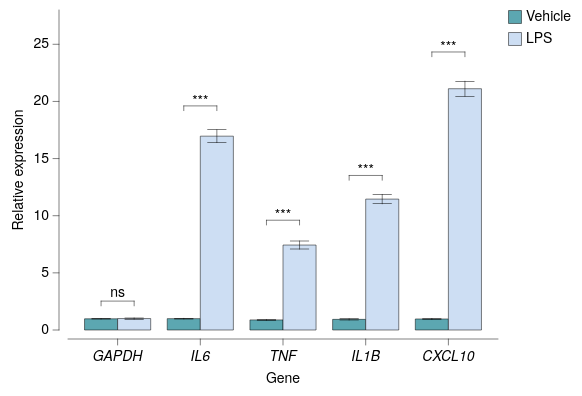

Describe this chart as a Vega-Lite specification.
### Vega-Lite specification from a JSON file in a GitHub repository (floating-point values rounded to 4 significant figures)
{"background": null, "config": {"arc": {"fill": "#DBDBDB", "fillOpacity": 1.0, "innerRadius": 40.0, "padAngle": 0.03, "stroke": "black", "strokeOpacity": 1, "strokeWidth": 0.25}, "area": {"fill": "#DBDBDB", "fillOpacity": 1.0, "stroke": "black", "strokeOpacity": 1, "strokeWidth": 0.25}, "axis": {"domain": true, "domainCap": "round", "domainColor": "black", "domainWidth": 0.25, "grid": false, "gridCap": "round", "gridColor": "#F1F1F1", "gridDash": [0, 0], "gridOpacity": 1.0, "gridWidth": 0.25, "labelColor": "black", "labelFont": "Helvetica Neue, HelveticaNeue, Helvetica, Arial, sans-serif", "labelFontSize": 7, "labelFontStyle": "normal", "labelFontWeight": 400, "offset": 4.5, "ticks": true, "tickCap": "round", "tickColor": "black", "tickRound": false, "tickSize": 3, "tickWidth": 0.25, "titleColor": "black", "titleFont": "Helvetica Neue, HelveticaNeue, Helvetica, Arial, sans-serif", "titleFontSize": 7, "titleFontStyle": "normal", "titleFontWeight": 400}, "axisX": {"domain": true, "labelAlign": "center", "labelAngle": 0, "labels": true, "ticks": true, "translate": 0}, "axisY": {"domain": true, "labelAlign": "right", "labelAngle": 0, "labels": true, "ticks": true, "translate": 0}, "axisRight": {"domain": true, "labelAlign": "left", "labelAngle": 0, "labels": true, "ticks": true, "translate": 0}, "axisTop": {"domain": true, "labelAlign": "center", "labelAngle": 0, "labels": true, "ticks": true, "translate": 0}, "axisBand": {"tickOffset": 0}, "bar": {"fill": "#DBDBDB", "fillOpacity": 1.0, "stroke": "black", "strokeOpacity": 1, "strokeWidth": 0.25}, "boxplot": {"size": 14.4, "ticks": {"cornerRadius": 0.25, "fill": "black", "opacity": 1, "size": 7.2, "thickness": 0.25}, "box": {"fillOpacity": 1.0, "stroke": "black", "strokeOpacity": 1, "strokeWidth": 0.25}, "median": {"cornerRadius": 0, "fill": "black", "fillOpacity": 1.0, "opacity": 1, "size": 14.4, "thickness": 0.25}, "rule": {"fill": "black", "fillOpacity": 1.0, "size": 16.0, "stroke": "black", "strokeDash": [0, 0], "strokeOpacity": 1, "strokeWidth": 0.25}, "outliers": {"color": "black", "fill": "black", "fillOpacity": 1.0, "size": 0, "stroke": "black", "strokeOpacity": 1, "strokeWidth": 0.25}}, "circle": {"fill": "black", "fillOpacity": 1.0, "size": 2.0, "stroke": null, "strokeOpacity": 1, "strokeWidth": 0.25}, "errorband": {"band": {"fillOpacity": 0.6, "stroke": null, "strokeWidth": 0.25, "strokeOpacity": 1}, "borders": {"opacity": 0, "strokeOpacity": 0.25, "strokeWidth": 1}}, "errorbar": {"opacity": 1, "rule": {"strokeDash": [0, 0], "strokeWidth": 0.25}, "ticks": {"color": "black", "cornerRadius": 0.125, "opacity": 1, "size": 9.6, "thickness": 0.25}, "thickness": 0.25}, "font": "Helvetica Neue, HelveticaNeue, Helvetica, Arial, sans-serif", "geoshape": {"fill": "#DBDBDB", "fillOpacity": 1.0, "stroke": "black", "strokeOpacity": 1, "strokeWidth": 0.25}, "header": {"labelColor": "black", "labelFont": "Helvetica Neue, HelveticaNeue, Helvetica, Arial, sans-serif", "labelFontSize": 7, "labelFontStyle": "normal", "labelFontWeight": 400, "titleColor": "black", "titleFont": "Helvetica Neue, HelveticaNeue, Helvetica, Arial, sans-serif", "titleFontSize": 7, "titleFontStyle": "normal", "titleFontWeight": 400, "titlePadding": 0}, "legend": {"disable": false, "offset": 4.5, "titlePadding": 4, "labelOffset": 2, "gradientLabelOffset": 2, "gradientLength": 80.0, "gradientThickness": 8.0, "gradientOpacity": 1.0, "gradientStrokeColor": "black", "gradientStrokeWidth": 0.25, "labelColor": "black", "labelFont": "Helvetica Neue, HelveticaNeue, Helvetica, Arial, sans-serif", "labelFontSize": 7, "labelFontStyle": "normal", "labelFontWeight": 400, "strokeColor": "black", "strokeWidth": 0, "symbolSize": 42, "symbolStrokeColor": "black", "symbolStrokeWidth": 0.25, "titleColor": "black", "titleFont": "Helvetica Neue, HelveticaNeue, Helvetica, Arial, sans-serif", "titleFontSize": 7, "titleFontStyle": "normal", "titleFontWeight": 400}, "line": {"color": "black", "stroke": "black", "strokeCap": "round", "strokeDash": [0, 0], "strokeOpacity": 1, "strokeWidth": 0.375}, "point": {"filled": true, "fill": "#DBDBDB", "fillOpacity": 1.0, "size": 8.0, "stroke": "black", "strokeOpacity": 1, "strokeWidth": 0.25}, "range": {"category": ["#5CA7B1", "#CDDEF3", "#B7B3E4", "#B3DAB5", "#F5E1B3", "#3D727B", "#8AA8D2", "#867DAC", "#80A988", "#CBB17A", "#204148", "#59719A", "#584C77", "#507B5F", "#9D824D"], "diverging": {"scheme": ["#C35082", "#CE6D94", "#D989A7", "#E2A4BA", "#EABFCE", "#F1DBE2", "#F6F6F6", "#D7E0EB", "#B9CBE0", "#9BB6D5", "#7DA1C9", "#5F8CBD", "#4177B1"]}, "heatmap": {"scheme": ["#32022B", "#43044D", "#4C196E", "#4D338C", "#484DA6", "#3A68BB", "#1D83CA", "#1D9CCB", "#23B5C9", "#28CDC5", "#4DE0B4", "#91EE9F"]}, "ordinal": {"scheme": ["#F1F1F1", "#DBDBDB", "#C6C6C6", "#B2B2B2", "#9D9D9D", "#898989", "#767676", "#636363", "#515151", "#404040", "#2F2F2F", "#1F1F1F"]}, "ramp": {"scheme": ["#32022B", "#43044D", "#4C196E", "#4D338C", "#484DA6", "#3A68BB", "#1D83CA", "#1D9CCB", "#23B5C9", "#28CDC5", "#4DE0B4", "#91EE9F"]}}, "rule": {"color": "black", "stroke": "black", "strokeCap": "round", "strokeDash": [2, 2], "strokeOpacity": 1, "strokeWidth": 0.25}, "scale": {"bandPaddingInner": 0.1, "bandPaddingOuter": 0.1, "round": false}, "rect": {"fill": "#DBDBDB", "fillOpacity": 1.0, "stroke": "black", "strokeOpacity": 1, "strokeWidth": 0.25}, "square": {"fill": "#DBDBDB", "fillOpacity": 1.0, "size": 16.0, "stroke": "black", "strokeOpacity": 1, "strokeWidth": 0.25}, "text": {"color": "black", "font": "Helvetica Neue, HelveticaNeue, Helvetica, Arial, sans-serif", "fontSize": 7, "fontStyle": "normal", "fontWeight": 400}, "tick": {"color": "black", "cornerRadius": 0.125, "opacity": 1.0, "size": 14.4, "thickness": 0.25}, "title": {"anchor": "middle", "frame": "group", "color": "black", "font": "Helvetica Neue, HelveticaNeue, Helvetica, Arial, sans-serif", "fontSize": 7, "fontStyle": "normal", "fontWeight": 400, "subtitleColor": "black", "subtitleFont": "Helvetica Neue, HelveticaNeue, Helvetica, Arial, sans-serif", "subtitleFontSize": "Helvetica Neue, HelveticaNeue, Helvetica, Arial, sans-serif", "subtitleFontStyle": "normal", "subtitleFontWeight": 400}, "trail": {"color": "black", "opacity": 1, "size": 0.375}, "view": {"continuousWidth": 215, "continuousHeight": 160, "discreteWidth": 215, "discreteHeight": 160, "fill": null, "stroke": null, "strokeWidth": 0.25}}, "layer": [{"mark": {"type": "bar"}, "encoding": {"color": {"field": "condition", "sort": ["Vehicle", "LPS"], "title": null, "type": "nominal"}, "x": {"axis": {"labelFontStyle": "italic"}, "field": "gene", "sort": ["GAPDH", "IL6", "TNF", "IL1B", "CXCL10"], "title": "Gene", "type": "nominal"}, "xOffset": {"field": "condition", "sort": ["Vehicle", "LPS"], "type": "nominal"}, "y": {"aggregate": "mean", "field": "expr", "scale": {"domain": [0, 27]}, "title": "Relative expression", "type": "quantitative"}}}, {"mark": {"type": "errorbar", "extent": "stderr"}, "encoding": {"x": {"axis": {"labelFontStyle": "italic"}, "field": "gene", "sort": ["GAPDH", "IL6", "TNF", "IL1B", "CXCL10"], "title": "Gene", "type": "nominal"}, "xOffset": {"field": "condition", "sort": ["Vehicle", "LPS"], "type": "nominal"}, "y": {"field": "expr", "title": "", "type": "quantitative"}}}, {"layer": [{"layer": [{"data": {"values": [{"gene": "GAPDH", "condition": "Vehicle", "__y": 2.529, "__dysonsphere__": 1}, {"gene": "GAPDH", "condition": "LPS", "__y": 2.529, "__dysonsphere__": 1}]}, "mark": {"type": "line", "strokeCap": "round", "strokeDash": [0, 0], "strokeWidth": 0.25}, "encoding": {"x": {"field": "gene", "sort": ["GAPDH", "IL6", "TNF", "IL1B", "CXCL10"], "type": "nominal"}, "xOffset": {"field": "condition", "sort": ["Vehicle", "LPS"], "type": "nominal"}, "y": {"field": "__y", "type": "quantitative"}}}, {"data": {"values": [{"gene": "GAPDH", "condition": "Vehicle", "__y": 2.529, "__y2": 2.113, "__dysonsphere__": 1}, {"gene": "GAPDH", "condition": "LPS", "__y": 2.529, "__y2": 2.113, "__dysonsphere__": 1}]}, "mark": {"type": "rule", "strokeCap": "round", "strokeDash": [0, 0], "strokeWidth": 0.25}, "encoding": {"x": {"field": "gene", "sort": ["GAPDH", "IL6", "TNF", "IL1B", "CXCL10"], "type": "nominal"}, "xOffset": {"field": "condition", "sort": ["Vehicle", "LPS"], "type": "nominal"}, "y": {"field": "__y", "type": "quantitative"}, "y2": {"field": "__y2"}}}, {"data": {"values": [{"gene": "GAPDH", "__y": 2.529, "__label": "ns", "__dysonsphere__": 1}]}, "mark": {"type": "text", "align": "center", "dy": -4, "fontSize": 7}, "encoding": {"text": {"field": "__label", "type": "nominal"}, "x": {"field": "gene", "sort": ["GAPDH", "IL6", "TNF", "IL1B", "CXCL10"], "type": "nominal"}, "y": {"field": "__y", "type": "quantitative"}}}]}, {"layer": [{"data": {"values": [{"gene": "IL6", "condition": "Vehicle", "__y": 19.61, "__dysonsphere__": 1}, {"gene": "IL6", "condition": "LPS", "__y": 19.61, "__dysonsphere__": 1}]}, "mark": {"type": "line", "strokeCap": "round", "strokeDash": [0, 0], "strokeWidth": 0.25}, "encoding": {"x": {"field": "gene", "sort": ["GAPDH", "IL6", "TNF", "IL1B", "CXCL10"], "type": "nominal"}, "xOffset": {"field": "condition", "sort": ["Vehicle", "LPS"], "type": "nominal"}, "y": {"field": "__y", "type": "quantitative"}}}, {"data": {"values": [{"gene": "IL6", "condition": "Vehicle", "__y": 19.61, "__y2": 19.19, "__dysonsphere__": 1}, {"gene": "IL6", "condition": "LPS", "__y": 19.61, "__y2": 19.19, "__dysonsphere__": 1}]}, "mark": {"type": "rule", "strokeCap": "round", "strokeDash": [0, 0], "strokeWidth": 0.25}, "encoding": {"x": {"field": "gene", "sort": ["GAPDH", "IL6", "TNF", "IL1B", "CXCL10"], "type": "nominal"}, "xOffset": {"field": "condition", "sort": ["Vehicle", "LPS"], "type": "nominal"}, "y": {"field": "__y", "type": "quantitative"}, "y2": {"field": "__y2"}}}, {"data": {"values": [{"gene": "IL6", "__y": 19.61, "__label": "***", "__dysonsphere__": 1}]}, "mark": {"type": "text", "align": "center", "dy": -2, "fontSize": 7}, "encoding": {"text": {"field": "__label", "type": "nominal"}, "x": {"field": "gene", "sort": ["GAPDH", "IL6", "TNF", "IL1B", "CXCL10"], "type": "nominal"}, "y": {"field": "__y", "type": "quantitative"}}}]}, {"layer": [{"data": {"values": [{"gene": "TNF", "condition": "Vehicle", "__y": 9.605, "__dysonsphere__": 1}, {"gene": "TNF", "condition": "LPS", "__y": 9.605, "__dysonsphere__": 1}]}, "mark": {"type": "line", "strokeCap": "round", "strokeDash": [0, 0], "strokeWidth": 0.25}, "encoding": {"x": {"field": "gene", "sort": ["GAPDH", "IL6", "TNF", "IL1B", "CXCL10"], "type": "nominal"}, "xOffset": {"field": "condition", "sort": ["Vehicle", "LPS"], "type": "nominal"}, "y": {"field": "__y", "type": "quantitative"}}}, {"data": {"values": [{"gene": "TNF", "condition": "Vehicle", "__y": 9.605, "__y2": 9.19, "__dysonsphere__": 1}, {"gene": "TNF", "condition": "LPS", "__y": 9.605, "__y2": 9.19, "__dysonsphere__": 1}]}, "mark": {"type": "rule", "strokeCap": "round", "strokeDash": [0, 0], "strokeWidth": 0.25}, "encoding": {"x": {"field": "gene", "sort": ["GAPDH", "IL6", "TNF", "IL1B", "CXCL10"], "type": "nominal"}, "xOffset": {"field": "condition", "sort": ["Vehicle", "LPS"], "type": "nominal"}, "y": {"field": "__y", "type": "quantitative"}, "y2": {"field": "__y2"}}}, {"data": {"values": [{"gene": "TNF", "__y": 9.605, "__label": "***", "__dysonsphere__": 1}]}, "mark": {"type": "text", "align": "center", "dy": -2, "fontSize": 7}, "encoding": {"text": {"field": "__label", "type": "nominal"}, "x": {"field": "gene", "sort": ["GAPDH", "IL6", "TNF", "IL1B", "CXCL10"], "type": "nominal"}, "y": {"field": "__y", "type": "quantitative"}}}]}, {"layer": [{"data": {"values": [{"gene": "IL1B", "condition": "Vehicle", "__y": 13.52, "__dysonsphere__": 1}, {"gene": "IL1B", "condition": "LPS", "__y": 13.52, "__dysonsphere__": 1}]}, "mark": {"type": "line", "strokeCap": "round", "strokeDash": [0, 0], "strokeWidth": 0.25}, "encoding": {"x": {"field": "gene", "sort": ["GAPDH", "IL6", "TNF", "IL1B", "CXCL10"], "type": "nominal"}, "xOffset": {"field": "condition", "sort": ["Vehicle", "LPS"], "type": "nominal"}, "y": {"field": "__y", "type": "quantitative"}}}, {"data": {"values": [{"gene": "IL1B", "condition": "Vehicle", "__y": 13.52, "__y2": 13.11, "__dysonsphere__": 1}, {"gene": "IL1B", "condition": "LPS", "__y": 13.52, "__y2": 13.11, "__dysonsphere__": 1}]}, "mark": {"type": "rule", "strokeCap": "round", "strokeDash": [0, 0], "strokeWidth": 0.25}, "encoding": {"x": {"field": "gene", "sort": ["GAPDH", "IL6", "TNF", "IL1B", "CXCL10"], "type": "nominal"}, "xOffset": {"field": "condition", "sort": ["Vehicle", "LPS"], "type": "nominal"}, "y": {"field": "__y", "type": "quantitative"}, "y2": {"field": "__y2"}}}, {"data": {"values": [{"gene": "IL1B", "__y": 13.52, "__label": "***", "__dysonsphere__": 1}]}, "mark": {"type": "text", "align": "center", "dy": -2, "fontSize": 7}, "encoding": {"text": {"field": "__label", "type": "nominal"}, "x": {"field": "gene", "sort": ["GAPDH", "IL6", "TNF", "IL1B", "CXCL10"], "type": "nominal"}, "y": {"field": "__y", "type": "quantitative"}}}]}, {"layer": [{"data": {"values": [{"gene": "CXCL10", "condition": "Vehicle", "__y": 24.33, "__dysonsphere__": 1}, {"gene": "CXCL10", "condition": "LPS", "__y": 24.33, "__dysonsphere__": 1}]}, "mark": {"type": "line", "strokeCap": "round", "strokeDash": [0, 0], "strokeWidth": 0.25}, "encoding": {"x": {"field": "gene", "sort": ["GAPDH", "IL6", "TNF", "IL1B", "CXCL10"], "type": "nominal"}, "xOffset": {"field": "condition", "sort": ["Vehicle", "LPS"], "type": "nominal"}, "y": {"field": "__y", "type": "quantitative"}}}, {"data": {"values": [{"gene": "CXCL10", "condition": "Vehicle", "__y": 24.33, "__y2": 23.91, "__dysonsphere__": 1}, {"gene": "CXCL10", "condition": "LPS", "__y": 24.33, "__y2": 23.91, "__dysonsphere__": 1}]}, "mark": {"type": "rule", "strokeCap": "round", "strokeDash": [0, 0], "strokeWidth": 0.25}, "encoding": {"x": {"field": "gene", "sort": ["GAPDH", "IL6", "TNF", "IL1B", "CXCL10"], "type": "nominal"}, "xOffset": {"field": "condition", "sort": ["Vehicle", "LPS"], "type": "nominal"}, "y": {"field": "__y", "type": "quantitative"}, "y2": {"field": "__y2"}}}, {"data": {"values": [{"gene": "CXCL10", "__y": 24.33, "__label": "***", "__dysonsphere__": 1}]}, "mark": {"type": "text", "align": "center", "dy": -2, "fontSize": 7}, "encoding": {"text": {"field": "__label", "type": "nominal"}, "x": {"field": "gene", "sort": ["GAPDH", "IL6", "TNF", "IL1B", "CXCL10"], "type": "nominal"}, "y": {"field": "__y", "type": "quantitative"}}}]}], "name": "__dysonsphere_4d6a1d27e3a06d2f_37"}], "data": {"name": "data-f98a4688cae7280979a41e27082c2c45"}, "$schema": "https://vega.github.io/schema/vega-lite/v6.4.1.json", "datasets": {"data-f98a4688cae7280979a41e27082c2c45": [{"gene": "GAPDH", "condition": "Vehicle", "expr": 1.0}, {"gene": "GAPDH", "condition": "Vehicle", "expr": 1.03}, {"gene": "GAPDH", "condition": "Vehicle", "expr": 0.973}, {"gene": "GAPDH", "condition": "Vehicle", "expr": 0.9148}, {"gene": "GAPDH", "condition": "LPS", "expr": 0.9556}, {"gene": "GAPDH", "condition": "LPS", "expr": 0.9056}, {"gene": "GAPDH", "condition": "LPS", "expr": 1.006}, {"gene": "GAPDH", "condition": "LPS", "expr": 1.143}, {"gene": "IL6", "condition": "Vehicle", "expr": 0.952}, {"gene": "IL6", "condition": "Vehicle", "expr": 0.9398}, {"gene": "IL6", "condition": "Vehicle", "expr": 1.05}, {"gene": "IL6", "condition": "Vehicle", "expr": 1.036}, {"gene": "IL6", "condition": "LPS", "expr": 17.18}, {"gene": "IL6", "condition": "LPS", "expr": 15.49}, {"gene": "IL6", "condition": "LPS", "expr": 16.95}, {"gene": "IL6", "condition": "LPS", "expr": 18.22}, {"gene": "TNF", "condition": "Vehicle", "expr": 0.8742}, {"gene": "TNF", "condition": "Vehicle", "expr": 0.9553}, {"gene": "TNF", "condition": "Vehicle", "expr": 0.8269}, {"gene": "TNF", "condition": "Vehicle", "expr": 0.879}, {"gene": "TNF", "condition": "LPS", "expr": 6.654}, {"gene": "TNF", "condition": "LPS", "expr": 7.814}, {"gene": "TNF", "condition": "LPS", "expr": 7.048}, {"gene": "TNF", "condition": "LPS", "expr": 8.22}, {"gene": "IL1B", "condition": "Vehicle", "expr": 1.016}, {"gene": "IL1B", "condition": "Vehicle", "expr": 0.9815}, {"gene": "IL1B", "condition": "Vehicle", "expr": 0.7775}, {"gene": "IL1B", "condition": "Vehicle", "expr": 0.9476}, {"gene": "IL1B", "condition": "LPS", "expr": 11.94}, {"gene": "IL1B", "condition": "LPS", "expr": 12.14}, {"gene": "IL1B", "condition": "LPS", "expr": 10.3}, {"gene": "IL1B", "condition": "LPS", "expr": 11.44}, {"gene": "CXCL10", "condition": "Vehicle", "expr": 0.9068}, {"gene": "CXCL10", "condition": "Vehicle", "expr": 0.9223}, {"gene": "CXCL10", "condition": "Vehicle", "expr": 1.112}, {"gene": "CXCL10", "condition": "Vehicle", "expr": 0.9224}, {"gene": "CXCL10", "condition": "LPS", "expr": 20.93}, {"gene": "CXCL10", "condition": "LPS", "expr": 22.94}, {"gene": "CXCL10", "condition": "LPS", "expr": 19.81}, {"gene": "CXCL10", "condition": "LPS", "expr": 20.77}]}}
